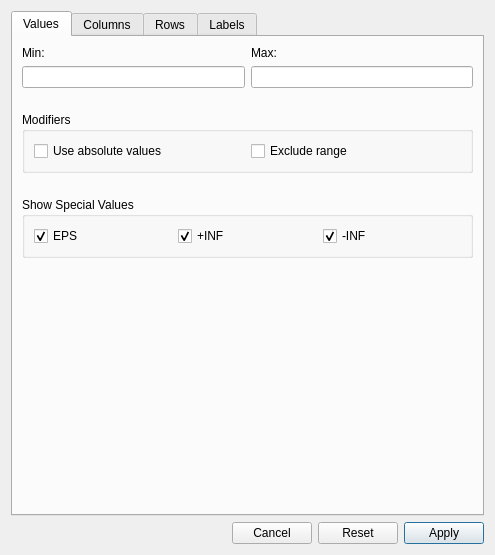
<?xml version="1.0" encoding="UTF-8"?>
<ui version="4.0">
 <class>gams::studio::mii::FilterDialog</class>
 <widget class="QDialog" name="gams::studio::mii::FilterDialog">
  <property name="geometry">
   <rect>
    <x>0</x>
    <y>0</y>
    <width>495</width>
    <height>555</height>
   </rect>
  </property>
  <property name="windowTitle">
   <string>Filters</string>
  </property>
  <layout class="QVBoxLayout" name="verticalLayout_7">
   <item>
    <widget class="QTabWidget" name="tabWidget">
     <property name="currentIndex">
      <number>0</number>
     </property>
     <widget class="QWidget" name="valueTab">
      <attribute name="title">
       <string>Values</string>
      </attribute>
      <layout class="QVBoxLayout" name="verticalLayout_4">
       <item>
        <layout class="QGridLayout" name="gridLayout_3">
         <item row="0" column="0">
          <widget class="QLabel" name="label_4">
           <property name="text">
            <string>Min:</string>
           </property>
          </widget>
         </item>
         <item row="0" column="1">
          <widget class="QLabel" name="label_5">
           <property name="text">
            <string>Max:</string>
           </property>
          </widget>
         </item>
         <item row="1" column="0">
          <widget class="QLineEdit" name="minEdit">
           <property name="toolTip">
            <string>&lt;html&gt;&lt;head/&gt;&lt;body&gt;&lt;p&gt;The smallest value to be displayed.&lt;/p&gt;&lt;/body&gt;&lt;/html&gt;</string>
           </property>
          </widget>
         </item>
         <item row="1" column="1">
          <widget class="QLineEdit" name="maxEdit">
           <property name="toolTip">
            <string>&lt;html&gt;&lt;head/&gt;&lt;body&gt;&lt;p&gt;The largest value to be displayed.&lt;/p&gt;&lt;/body&gt;&lt;/html&gt;</string>
           </property>
          </widget>
         </item>
        </layout>
       </item>
       <item>
        <spacer name="verticalSpacer">
         <property name="orientation">
          <enum>Qt::Vertical</enum>
         </property>
         <property name="sizeType">
          <enum>QSizePolicy::Minimum</enum>
         </property>
         <property name="sizeHint" stdset="0">
          <size>
           <width>18</width>
           <height>18</height>
          </size>
         </property>
        </spacer>
       </item>
       <item>
        <widget class="QGroupBox" name="groupBox_2">
         <property name="title">
          <string>Modifiers</string>
         </property>
         <layout class="QHBoxLayout" name="horizontalLayout_4">
          <item>
           <widget class="QCheckBox" name="absoluteBox">
            <property name="toolTip">
             <string>&lt;html&gt;&lt;head/&gt;&lt;body&gt;&lt;p&gt;If enabled, the range defined by &lt;span style=&quot; font-weight:600;&quot;&gt;Min&lt;/span&gt; and &lt;span style=&quot; font-weight:600;&quot;&gt;Max&lt;/span&gt; is applied to absolute values instead of actual values.&lt;/p&gt;&lt;p&gt;The &lt;span style=&quot; font-weight:600;&quot;&gt;Min&lt;/span&gt; and &lt;span style=&quot; font-weight:600;&quot;&gt;Max&lt;/span&gt; value should be 0 or greater.&lt;/p&gt;&lt;/body&gt;&lt;/html&gt;</string>
            </property>
            <property name="text">
             <string>Use absolute values</string>
            </property>
           </widget>
          </item>
          <item>
           <widget class="QCheckBox" name="excludeBox">
            <property name="toolTip">
             <string>&lt;html&gt;&lt;head/&gt;&lt;body&gt;&lt;p&gt;If enabled, the range defined by &lt;span style=&quot; font-weight:600;&quot;&gt;Min&lt;/span&gt; and &lt;span style=&quot; font-weight:600;&quot;&gt;Max&lt;/span&gt; defines the values that are excluded instead of included.&lt;/p&gt;&lt;/body&gt;&lt;/html&gt;
</string>
            </property>
            <property name="text">
             <string>Exclude range</string>
            </property>
           </widget>
          </item>
         </layout>
        </widget>
       </item>
       <item>
        <spacer name="verticalSpacer_2">
         <property name="orientation">
          <enum>Qt::Vertical</enum>
         </property>
         <property name="sizeType">
          <enum>QSizePolicy::Minimum</enum>
         </property>
         <property name="sizeHint" stdset="0">
          <size>
           <width>18</width>
           <height>18</height>
          </size>
         </property>
        </spacer>
       </item>
       <item>
        <widget class="QGroupBox" name="groupBox">
         <property name="title">
          <string>Show Special Values</string>
         </property>
         <layout class="QHBoxLayout" name="horizontalLayout_7">
          <item>
           <widget class="QCheckBox" name="epsBox">
            <property name="toolTip">
             <string>&lt;html&gt;&lt;head/&gt;&lt;body&gt;&lt;p&gt;Filter settings for special value &lt;span style=&quot; font-weight:600;&quot;&gt;Epsilon&lt;/span&gt;.&lt;/p&gt;&lt;/body&gt;&lt;/html&gt;</string>
            </property>
            <property name="text">
             <string>EPS</string>
            </property>
            <property name="checked">
             <bool>true</bool>
            </property>
           </widget>
          </item>
          <item>
           <widget class="QCheckBox" name="pInfBox">
            <property name="toolTip">
             <string>&lt;html&gt;&lt;head/&gt;&lt;body&gt;&lt;p&gt;Filter settings for special value &lt;span style=&quot; font-weight:600;&quot;&gt;Infinity&lt;/span&gt;.&lt;/p&gt;&lt;/body&gt;&lt;/html&gt;</string>
            </property>
            <property name="text">
             <string>+INF</string>
            </property>
            <property name="checked">
             <bool>true</bool>
            </property>
           </widget>
          </item>
          <item>
           <widget class="QCheckBox" name="nInfBox">
            <property name="toolTip">
             <string>&lt;html&gt;&lt;head/&gt;&lt;body&gt;&lt;p&gt;Filter settings for special value &lt;span style=&quot; font-weight:600;&quot;&gt;-Infinity&lt;/span&gt;.&lt;/p&gt;&lt;/body&gt;&lt;/html&gt;</string>
            </property>
            <property name="text">
             <string>-INF</string>
            </property>
            <property name="checked">
             <bool>true</bool>
            </property>
           </widget>
          </item>
         </layout>
        </widget>
       </item>
       <item>
        <spacer name="verticalSpacer_4">
         <property name="orientation">
          <enum>Qt::Vertical</enum>
         </property>
         <property name="sizeHint" stdset="0">
          <size>
           <width>20</width>
           <height>48</height>
          </size>
         </property>
        </spacer>
       </item>
      </layout>
     </widget>
     <widget class="QWidget" name="columnTab">
      <attribute name="title">
       <string>Columns</string>
      </attribute>
      <layout class="QVBoxLayout" name="verticalLayout_2">
       <item>
        <widget class="QLineEdit" name="columnEdit">
         <property name="toolTip">
          <string>&lt;html&gt;&lt;head/&gt;&lt;body&gt;&lt;p&gt;Apply a filter string using &lt;span style=&quot; font-weight:600;&quot;&gt;wildcard&lt;/span&gt; syntax.&lt;/p&gt;&lt;p&gt;The content filter string is automatically applied to the list of variables.&lt;/p&gt;&lt;/body&gt;&lt;/html&gt;</string>
         </property>
         <property name="placeholderText">
          <string>Filter</string>
         </property>
        </widget>
       </item>
       <item>
        <widget class="QTreeView" name="columnView">
         <property name="toolTip">
          <string>&lt;html&gt;&lt;head/&gt;&lt;body&gt;&lt;p&gt;List of equation attributes and variables occurring in this column. Check or uncheck entries to decide which are displayed.&lt;/p&gt;&lt;/body&gt;&lt;/html&gt;</string>
         </property>
         <property name="alternatingRowColors">
          <bool>true</bool>
         </property>
         <attribute name="headerVisible">
          <bool>false</bool>
         </attribute>
        </widget>
       </item>
       <item>
        <layout class="QHBoxLayout" name="horizontalLayout_2">
         <item>
          <widget class="QPushButton" name="selectVarButton">
           <property name="toolTip">
            <string>Select all variables</string>
           </property>
           <property name="text">
            <string>Select All</string>
           </property>
           <property name="autoDefault">
            <bool>false</bool>
           </property>
          </widget>
         </item>
         <item>
          <widget class="QPushButton" name="deselectVarButton">
           <property name="toolTip">
            <string>Deselect all variables</string>
           </property>
           <property name="text">
            <string>Deselect All</string>
           </property>
           <property name="autoDefault">
            <bool>false</bool>
           </property>
          </widget>
         </item>
        </layout>
       </item>
      </layout>
     </widget>
     <widget class="QWidget" name="rowTab">
      <attribute name="title">
       <string>Rows</string>
      </attribute>
      <layout class="QVBoxLayout" name="verticalLayout">
       <item>
        <widget class="QLineEdit" name="rowEdit">
         <property name="toolTip">
          <string>&lt;html&gt;&lt;head/&gt;&lt;body&gt;&lt;p&gt;Apply a filter string using &lt;span style=&quot; font-weight:600;&quot;&gt;wildcard&lt;/span&gt; syntax.&lt;/p&gt;&lt;p&gt;The content filter string is automatically applied to the list of equations.&lt;/p&gt;&lt;/body&gt;&lt;/html&gt;</string>
         </property>
         <property name="placeholderText">
          <string>Filter</string>
         </property>
        </widget>
       </item>
       <item>
        <widget class="QTreeView" name="rowView">
         <property name="toolTip">
          <string>&lt;html&gt;&lt;head/&gt;&lt;body&gt;&lt;p&gt;List of variable attributes and equations occurring in this column. Check or uncheck entries to decide which are displayed.&lt;/p&gt;&lt;/body&gt;&lt;/html&gt;</string>
         </property>
         <property name="alternatingRowColors">
          <bool>true</bool>
         </property>
         <attribute name="headerVisible">
          <bool>false</bool>
         </attribute>
        </widget>
       </item>
       <item>
        <layout class="QHBoxLayout" name="horizontalLayout">
         <item>
          <widget class="QPushButton" name="selectEqnButton">
           <property name="toolTip">
            <string>Select all equations</string>
           </property>
           <property name="text">
            <string>Select All</string>
           </property>
           <property name="autoDefault">
            <bool>false</bool>
           </property>
          </widget>
         </item>
         <item>
          <widget class="QPushButton" name="deselectEqnButton">
           <property name="toolTip">
            <string>Deselect all equations</string>
           </property>
           <property name="text">
            <string>Deselect All</string>
           </property>
           <property name="autoDefault">
            <bool>false</bool>
           </property>
          </widget>
         </item>
        </layout>
       </item>
      </layout>
     </widget>
     <widget class="QWidget" name="labelTab">
      <attribute name="title">
       <string>Labels</string>
      </attribute>
      <layout class="QVBoxLayout" name="verticalLayout_3">
       <item>
        <widget class="QLineEdit" name="labelEdit">
         <property name="toolTip">
          <string>&lt;html&gt;&lt;head/&gt;&lt;body&gt;&lt;p&gt;Apply a filter string using &lt;span style=&quot; font-weight:600;&quot;&gt;wildcard&lt;/span&gt; syntax.&lt;/p&gt;&lt;p&gt;The content filter string is automatically applied to the list of labels.&lt;/p&gt;&lt;/body&gt;&lt;/html&gt;</string>
         </property>
         <property name="placeholderText">
          <string>Filter</string>
         </property>
        </widget>
       </item>
       <item>
        <widget class="QTreeView" name="labelView">
         <property name="toolTip">
          <string>&lt;html&gt;&lt;head/&gt;&lt;body&gt;&lt;p&gt;List of labels occurring in the equation or variable header.  Check or uncheck labels to decide which are displayed.&lt;/p&gt;&lt;/body&gt;&lt;/html&gt;</string>
         </property>
         <property name="alternatingRowColors">
          <bool>true</bool>
         </property>
         <property name="sortingEnabled">
          <bool>true</bool>
         </property>
         <attribute name="headerVisible">
          <bool>false</bool>
         </attribute>
        </widget>
       </item>
       <item>
        <widget class="QComboBox" name="labelBox">
         <property name="toolTip">
          <string>&lt;html&gt;&lt;head/&gt;&lt;body&gt;&lt;p&gt;If &lt;span style=&quot; font-weight:600;&quot;&gt;All&lt;/span&gt; is selected the label filter must contain the labels of all dimensions; otherwise the column or row is not shown.&lt;/p&gt;&lt;p&gt;If &lt;span style=&quot; font-weight:600;&quot;&gt;Any&lt;/span&gt; is selected the selected label must be contained in any dimension; otherwise the column or row is not shown.&lt;/p&gt;&lt;/body&gt;&lt;/html&gt;</string>
         </property>
         <item>
          <property name="text">
           <string>All</string>
          </property>
         </item>
         <item>
          <property name="text">
           <string>Any</string>
          </property>
         </item>
        </widget>
       </item>
       <item>
        <layout class="QHBoxLayout" name="horizontalLayout_5">
         <item>
          <widget class="QPushButton" name="selectLabelButton">
           <property name="toolTip">
            <string>Select all labels</string>
           </property>
           <property name="text">
            <string>Select All</string>
           </property>
           <property name="autoDefault">
            <bool>false</bool>
           </property>
          </widget>
         </item>
         <item>
          <widget class="QPushButton" name="deselectLabelButton">
           <property name="toolTip">
            <string>Deselect all labels</string>
           </property>
           <property name="text">
            <string>Deselect All</string>
           </property>
           <property name="autoDefault">
            <bool>false</bool>
           </property>
          </widget>
         </item>
        </layout>
       </item>
      </layout>
     </widget>
    </widget>
   </item>
   <item>
    <layout class="QHBoxLayout" name="horizontalLayout_3">
     <item>
      <spacer name="horizontalSpacer_3">
       <property name="orientation">
        <enum>Qt::Horizontal</enum>
       </property>
       <property name="sizeHint" stdset="0">
        <size>
         <width>40</width>
         <height>20</height>
        </size>
       </property>
      </spacer>
     </item>
     <item>
      <widget class="QPushButton" name="cancelButton">
       <property name="toolTip">
        <string>Discard changes</string>
       </property>
       <property name="text">
        <string>Cancel</string>
       </property>
       <property name="autoDefault">
        <bool>false</bool>
       </property>
      </widget>
     </item>
     <item>
      <widget class="QPushButton" name="resetButton">
       <property name="toolTip">
        <string>Reset filter</string>
       </property>
       <property name="text">
        <string>Reset</string>
       </property>
       <property name="autoDefault">
        <bool>false</bool>
       </property>
      </widget>
     </item>
     <item>
      <widget class="QPushButton" name="applyButton">
       <property name="toolTip">
        <string>Apply filter</string>
       </property>
       <property name="text">
        <string>Apply</string>
       </property>
      </widget>
     </item>
    </layout>
   </item>
  </layout>
 </widget>
 <resources/>
 <connections/>
</ui>
